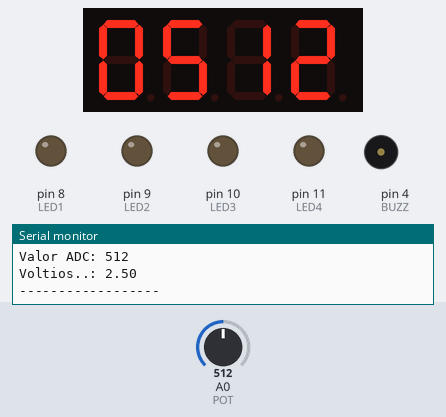
Bench run of a sketch on a simulated Arduino Uno, built with avr-gcc and run on an emulated ATmega328P. On the bench: 4-digit seven-segment display, output pins drawn as LEDs (lit = HIGH), buzzer (waves = sounding, pin HIGH), the last lines printed to the serial monitor. The inputs (shaded band) are chosen by the test bench; at power-on: A0 (POT) = 512.

Above: at 1.3 s.
1.4 s: A0 (POT) set to 716
At 2.7 s:
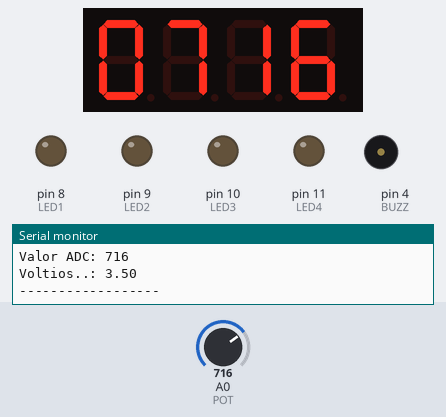
3.0 s: A0 (POT) set to 900
At 4.0 s:
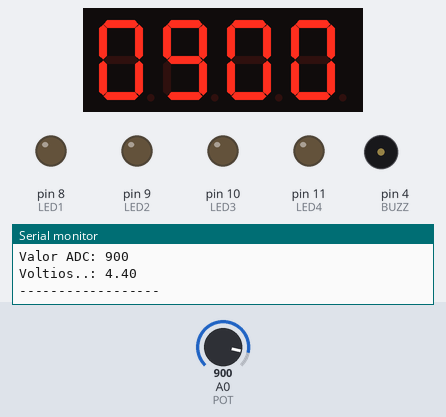
4.6 s: A0 (POT) set to 1023
At 5.2 s:
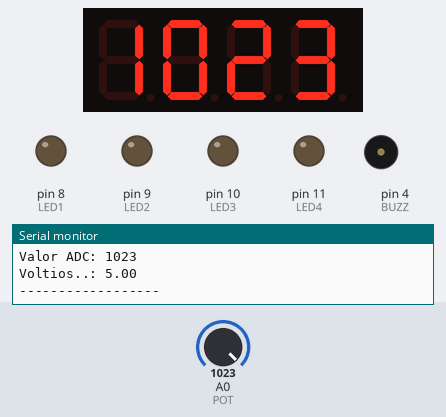
Timing chart, 0 to 7.6 s (numbered marks = the images above; inputs shaded):
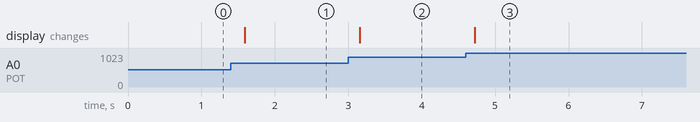

The sketch:

BIOS_demo_ReadPot_Serial_7seg.ino
```cpp
//--------------------------------------------------------------------------------
// Programa...: BIOS_demo_ReadPot_Serial_7seg.ino (Arduino UNO rev3 + shield BIOS)
// Autor......: D.Llorente (julio-2019)
// Descripción: Visualización del valor digital del del Pot de la placa en
// los displays y en el terminal serie.
// Utiliza la librería TM1637 disponible en https://github.com/avishorp/TM1637
//--------------------------------------------------------------------------------
#include <TM1637Display.h>

#define POT  A0
#define P1   A1
#define P2   A2
#define P3   A3
#define LED1 8
#define LED2 9
#define LED3 10
#define LED4 11
#define BUZZ 4

// Config. Pines de conexión del módulo TM1637
#define CLK 12
#define DIO 13
TM1637Display display(CLK, DIO);
uint8_t pos[] = {0, 0, 0, 0};  // Array con los valores
                               // de cada dígito

int   valorPOT = 0;
float voltios  = 0.0;

void setup() {
  Serial.begin(9600);
  display.setBrightness(10); // Selec. brillo 8 min -> 15 max
  pinMode (P1, INPUT);
  pinMode (P2, INPUT);
  pinMode (P3, INPUT);
  pinMode (LED1, OUTPUT);
  pinMode (LED2, OUTPUT);
  pinMode (LED3, OUTPUT);
  pinMode (LED4, OUTPUT);
  pinMode(BUZZ, OUTPUT);
  // Apagar leds
  digitalWrite(LED1,LOW);
  digitalWrite(LED2,LOW);
  digitalWrite(LED3,LOW);
  digitalWrite(LED4,LOW);
}

void loop() {
 valorPOT = analogRead(POT);
 voltios = (valorPOT/1023.0)*5.0; // No usado
 pos[3] = display.encodeDigit(valorPOT/1    % 10);
 pos[2] = display.encodeDigit(valorPOT/10   % 10);
 pos[1] = display.encodeDigit(valorPOT/100  % 10);
 pos[0] = display.encodeDigit(valorPOT/1000 % 10);
 display.setSegments(pos);
 Serial.print("Valor ADC: ");
 Serial.println(valorPOT);
 Serial.print("Voltios..: ");
 Serial.println(voltios);
 Serial.println("------------------");
 delay(500);
}
```

Measured:
- after the input at 1.4 s, the display: changes after 0.19 s (image 1)
- after the input at 3.0 s, the display: changes after 0.16 s (image 2)
- after the input at 4.6 s, the display: changes after 0.12 s (image 3)
